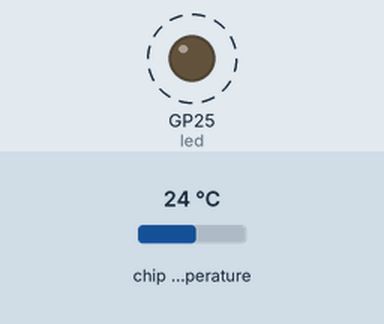
Simulated run of this program. Board: Raspberry Pi Pico running MicroPython. Parts: output pins drawn as LEDs (lit = HIGH). Dashed ring = blinking. Inputs (shaded band) come from the test bench; at power-on: chip temperature 24 °C. What the program prints to the serial console is not drawn.

Above: at 1.1 s.
Timing chart, 0 to 4.8 s (numbered marks = the images above):
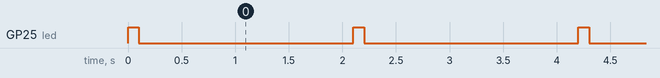

The program:

main.py
```python
from machine import Pin, UART, ADC
import time

uart = UART(1, baudrate=9600, tx=Pin(4), rx=Pin(5))

temp_sensor = ADC(4)

led = Pin(25, Pin.OUT)  # onboard LED

def read_temperature():
    reading = temp_sensor.read_u16()
    voltage = reading * 3.3 / 65535
    temperature = 27 - (voltage - 0.706) / 0.001721

    return round(temperature, 1)

def send_uart_message(message):
    start_char = '#'
    end_char = '*'
    full_message = f"{start_char}{message}{end_char}"
    uart.write(full_message.encode('utf-8'))

def blink_led():
    led.on()
    time.sleep(0.1)
    led.off()

print("Temperature UART Transmitter Starting ..")
print("Connect UART pins (TX=GP4, RX=GP5) to logic analyser or another device")
print("Messages sent every 2 seconds")

counter = 0

while True:
    try:
        temp_c = read_temperature()
        temp_f = (temp_c * 9/5) + 32

        message = f"TEMP:{temp_c}C,{temp_f:.1f}F,COUNT:{counter}"

        send_uart_message(message)
        blink_led()

        print(f"Transmitted: {message}")

        counter += 1
        time.sleep(2)

    except KeyboardInterrupt:
        print("\nTransmission stopped")
        break
    except Exception as e:
        print(f"Error: {e}")
        time.sleep(1)
```

Measured:
- by itself, GP25 (led): alternates HIGH for 0.10 s and LOW for 2.0 s
